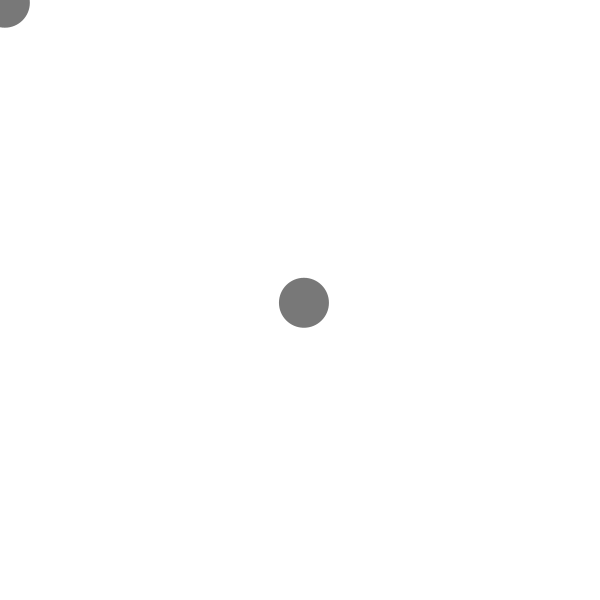
Frame 1 (no input)
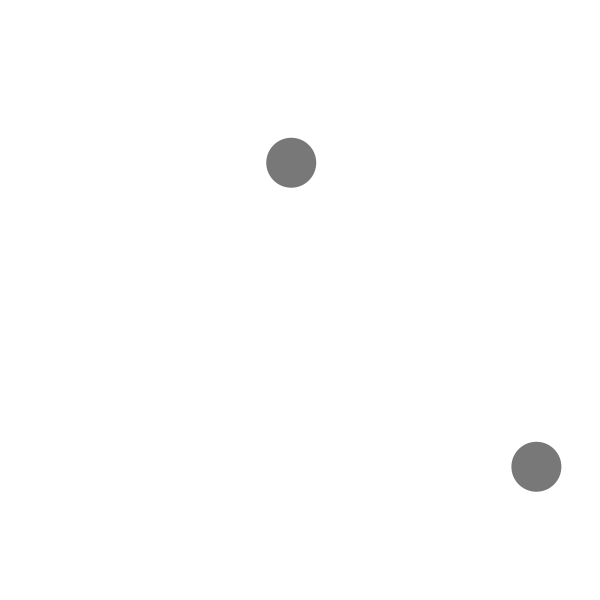
Frame 60 (the mouse pressed at the canvas centre just before this capture)
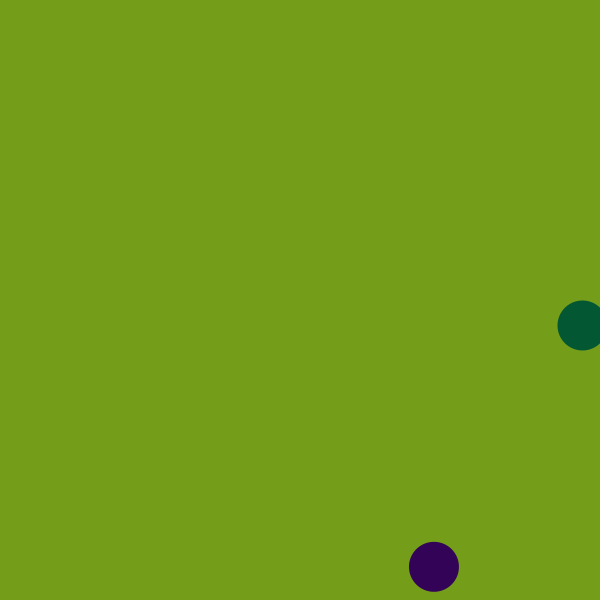
Frame 120 (the mouse held since frame 60 and released just before this capture)

The Processing sketch that drew these frames (run headless with seeded random() and noise(); from frame 60 on, the mouse is pressed at the canvas centre):

// Processing sketch: collision_ball
// ── collision_ball.pde

//1.Add another ball
//2. Change the background with every collision
//3.Change to a square/ellipse with every collision.

//Variable scope is the existence of a variable in/out of a function. 
//Global scope is when variable lies outside of a function.

//Declare a variable globally and initialize it internally in a function.
float x, y;
float xSpeed, ySpeed;
float x1, y1;
float x1Speed, y1Speed;
float bckgrndClr;
float bgRed, bgGreen, bgBlue;
float flRed, flGreen, flBlue;


void setup(){
  size(600, 600);
  //Initialize the variable in function, so it can work with setup() and globally with draw()
  x = width/2;
  y = height/2;
  x1 = 0;
  y1 = 0;
  //Randomize the speeds of figures
  xSpeed = random(2,5);
  ySpeed = random(2,5);
  
  x1Speed = random (2, 5);
  y1Speed = random (2, 5);
  
  //Set the initial values for colors of background and fills
  bckgrndClr = 0;
  
  bgRed = 255;
  bgBlue = 255;
  bgGreen = 255;
  
  flRed = 120;
  flGreen = 120;
  flBlue = 120;
  
  noStroke();
}



void draw(){
  //background(bckgrndClr);
  
  background(bgRed, bgGreen, bgBlue);
  
  //Change the x position.
  x = x + xSpeed;
  x1 = x1 + x1Speed;
  //Change the y position.
  y = y + ySpeed;
  y1 = y1 + y1Speed;
  
  /*======================================
   Change Ball Color
  =======================================*/
  if(x >= width || x1 >= width || x <= 0 || x1 <= 0){
    flRed = random(255);
    flGreen = random(255);
    flBlue = random(255);
  } 
  if(y >= height || y1 >= height || y <= 0 || y1 <= 0){
    flRed = random(255);
    flGreen = random(255);
    flBlue = random(255);
  } 
  
  
  /*===============================
  BALL#1
  =================================*/
  //Collision on x - axis
  if(x >= width){
    //collision
    xSpeed = xSpeed * -1;
    //or
    //xSpeed = - xSpeed;
  } else if(x <= 0){
    xSpeed = xSpeed * -1;
  }
  //Colision of y-axis;
  if(y >= width){
    //collision
    ySpeed = ySpeed * -1;
    //or
    //xSpeed = - xSpeed;
  } else if(y <= 0){
    ySpeed = ySpeed * -1;
  }
  //First Ellipse
  fill(flRed, flGreen, flBlue);
  ellipse(x,y,50,50);
  
  
  /*===========================================
  BALL #2
  ============================================*/
  if(x1 >= width){
    //collision
    x1Speed = x1Speed * -1;
    //or
    //xSpeed = - xSpeed;
  } else if(x1 <= 0){
    x1Speed = x1Speed * -1;
  }
  //Colision of y-axis;
  if(y1 >= width){
    //collision
    y1Speed = y1Speed * -1;
    //or
    //xSpeed = - xSpeed;
  } else if(y1 <= 0){
    y1Speed = y1Speed * -1;
  }
  //Second Ellipse
  fill(flGreen, flBlue, flRed);
  ellipse(x1, y1, 50, 50);
  
  
  /*===============================================
  Change Background Color
  ===============================================*/
  if(x >= width || x1 >= width || x <= 0 || x1 <= 0){
    bgRed = random(255);
    bgGreen = random(255);
    bgBlue = random(255);
  } 
  if(y >= height || y1 >= height || y <= 0 || y1 <= 0){
    bgRed = random(255);
    bgGreen = random(255);
    bgBlue = random(255);
  } 
  
  
  
  
}
